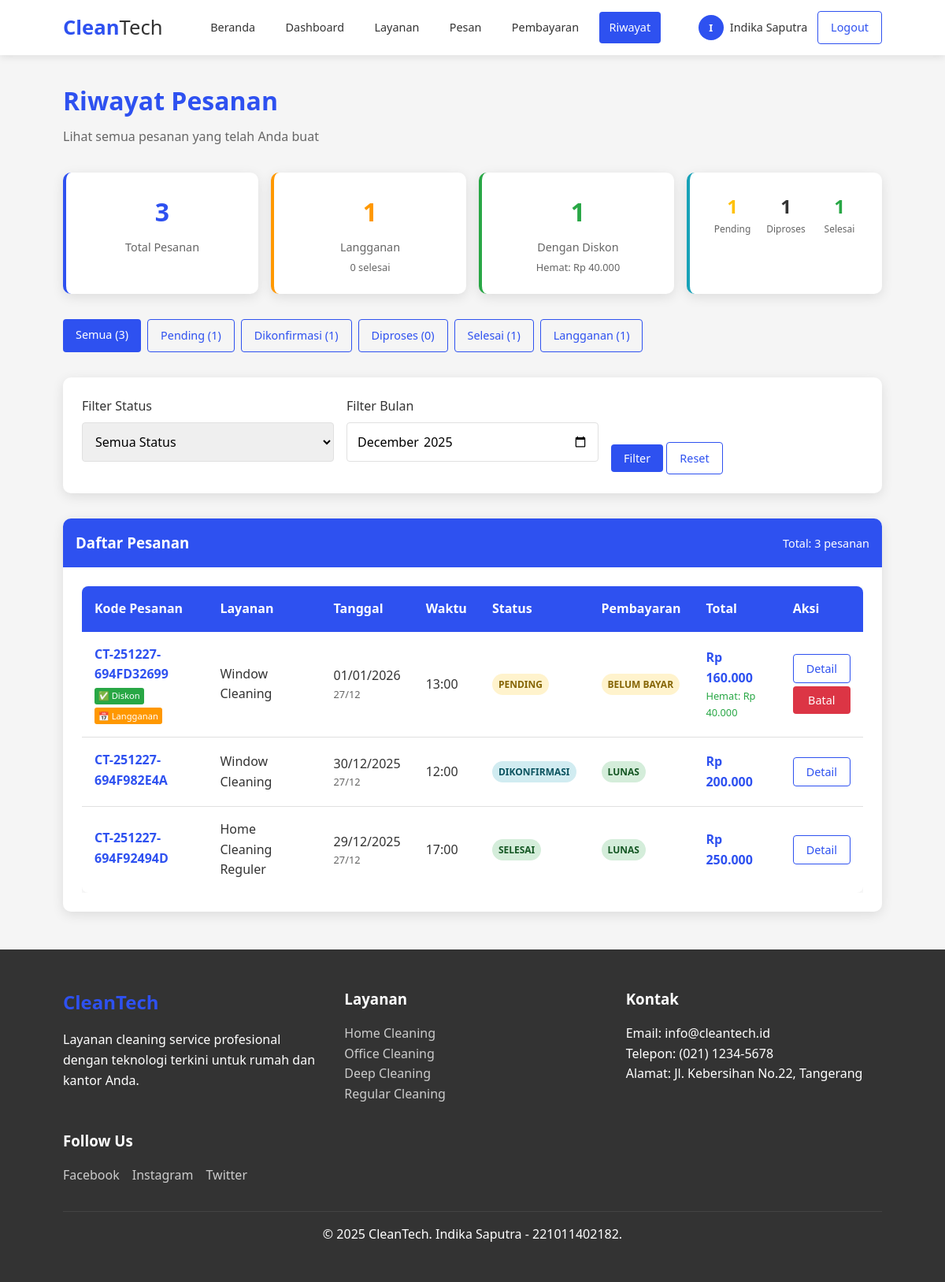
Screenshot of /user/history.php (signed in) with the database file from the repository.
### tables this page shows
CREATE TABLE `orders` (
  `id` int(11) NOT NULL,
  `order_code` varchar(20) NOT NULL,
  `user_id` int(11) NOT NULL,
  `service_id` int(11) NOT NULL,
  `order_date` date NOT NULL,
  `order_time` time NOT NULL,
  `address` text NOT NULL,
  `total_price` decimal(10,2) NOT NULL,
  `discount` decimal(10,2) DEFAULT 0.00,
  `final_price` decimal(10,2) NOT NULL,
  `status` enum('pending','confirmed','processing','completed','cancelled') DEFAULT 'pending',
  `payment_status` enum('pending','paid','failed') DEFAULT 'pending',
  `payment_method` varchar(50) DEFAULT NULL,
  `notes` text DEFAULT NULL,
  `created_at` timestamp NOT NULL DEFAULT current_timestamp(),
  `payment_proof` varchar(255) DEFAULT NULL,
  `payment_notes` text DEFAULT NULL,
  `payment_date` timestamp NULL DEFAULT NULL,
  `discount_type` varchar(50) DEFAULT NULL,
  `discount_id` int(11) DEFAULT NULL,
  `is_monthly_subscription` tinyint(1) DEFAULT 0,
  `subscription_months` int(11) DEFAULT 1,
  `parent_order_id` int(11) DEFAULT NULL,
  `discount_name` varchar(100) DEFAULT NULL
);

CREATE TABLE `services` (
  `id` int(11) NOT NULL,
  `name` varchar(100) NOT NULL,
  `description` text DEFAULT NULL,
  `price` decimal(10,2) NOT NULL,
  `duration_hours` int(11) DEFAULT 1,
  `image_url` varchar(255) DEFAULT NULL,
  `is_active` tinyint(1) DEFAULT 1,
  `created_at` timestamp NOT NULL DEFAULT current_timestamp()
);

### user/history.php (the view, shortened to what the rows shown need)
<?php
require_once '../config/database.php';
$user_id = $_SESSION['user_id'];
$filter_month = isset($_GET['month']) ? clean_input($_GET['month']) : date('Y-m');
$query = "SELECT o.*, s.name as service_name, s.duration_hours
          FROM orders o
          JOIN services s ON o.service_id = s.id
          WHERE o.user_id = ?";
$params = [$user_id];
$types = "i";
if ($filter_month) {
    $query .= " AND DATE_FORMAT(o.created_at, '%Y-%m') = ?";
    $params[] = $filter_month;
    $types .= "s";
}
$query .= " ORDER BY o.created_at DESC";
$stmt = mysqli_prepare($conn, $query);
if ($params) {
    mysqli_stmt_bind_param($stmt, $types, ...$params);
}
mysqli_stmt_execute($stmt);
$orders_result = mysqli_stmt_get_result($stmt);
include '../includes/header.php';
?>
<div style="margin: 2rem 0;">
    <h1 style="color: var(--primary-color); margin-bottom: 0.5rem;">Riwayat Pesanan</h1>
</div>
<div class="card">
    <div class="card-body">
        <?php if (mysqli_num_rows($orders_result) > 0): ?>
            <div class="table-responsive">
                <table class="table">
                    <thead>
                        <tr>
                            <th>Kode Pesanan</th>
                            <th>Layanan</th>
                            <th>Tanggal</th>
                            <th>Waktu</th>
                            <th>Status</th>
                            <th>Pembayaran</th>
                            <th>Total</th>
                            <th>Aksi</th>
                        </tr>
                    </thead>
                    <tbody>
                        <?php while ($order = mysqli_fetch_assoc($orders_result)): ?>
                            <tr>
                                <td>
                                    <div style="font-weight: bold; color: var(--primary-color);">
                                        <?php echo htmlspecialchars($order['order_code']); ?>
                                    </div>
                                    <div style="display: flex; flex-wrap: wrap; gap: 0.25rem; margin-top: 0.25rem;">
                                        <?php if ($order['discount'] > 0): ?>
                                            <span style="background-color: var(--success-color); color: white; padding: 0.1rem 0.3rem; border-radius: 3px; font-size: 0.7rem;">
                                                ✅ Diskon
                                            </span>
                                        <?php endif; ?>
                                        <?php if ($order['is_monthly_subscription']): ?>
                                            <span style="background-color: #ff9800; color: white; padding: 0.1rem 0.3rem; border-radius: 3px; font-size: 0.7rem;">
                                                📅 Langganan
                                            </span>
                                        <?php endif; ?>
                                    </div>
                                </td>
                                <td><?php echo htmlspecialchars($order['service_name']); ?></td>
                                <td>
                                    <div><?php echo date('d/m/Y', strtotime($order['order_date'])); ?></div>
                                    <div style="font-size: 0.8rem; color: #666;">
                                        <?php echo date('d/m', strtotime($order['created_at'])); ?>
                                    </div>
                                </td>
                                <td><?php echo substr($order['order_time'], 0, 5); ?></td>
                                <td>
                                    <?php
                                    $status_colors = [
                                        'pending' => 'badge-warning',
                                        'confirmed' => 'badge-info',
                                        'processing' => 'badge-primary',
                                        'completed' => 'badge-success',
                                        'cancelled' => 'badge-danger'
                                    ];
                                    $status_text = [
                                        'pending' => 'Pending',
                                        'confirmed' => 'Dikonfirmasi',
                                        'processing' => 'Diproses',
                                        'completed' => 'Selesai',
                                        'cancelled' => 'Dibatalkan'
                                    ];
                                    ?>
                                    <span class="badge <?php echo $status_colors[$order['status']]; ?>">
                                        <?php echo $status_text[$order['status']]; ?>
                                    </span>
                                </td>
                                <td>
                                    <?php
                                    $payment_status_colors = [
                                        'pending' => 'badge-warning',
                                        'paid' => 'badge-success',
                                        'failed' => 'badge-danger'
                                    ];
                                    $payment_status_text = [
                                        'pending' => 'Belum Bayar',
                                        'paid' => 'Lunas',
                                        'failed' => 'Gagal'
                                    ];
                                    ?>
                                    <span class="badge <?php echo $payment_status_colors[$order['payment_status']]; ?>">
                                        <?php echo $payment_status_text[$order['payment_status']]; ?>
                                    </span>
                                </td>
                                <td>
                                    <div style="font-weight: bold; color: var(--primary-color);">
                                        Rp <?php echo number_format($order['final_price'], 0, ',', '.'); ?>
                                    </div>
                                    <?php if ($order['discount'] > 0): ?>
                                        <div style="font-size: 0.8rem; color: var(--success-color);">
                                            Hemat: Rp <?php echo number_format($order['discount'], 0, ',', '.'); ?>
                                        </div>
                                    <?php endif; ?>
                                </td>
                                <td>
                                    <div style="display: flex; flex-direction: column; gap: 0.25rem;">
                                        <button onclick="viewOrderDetail(<?php echo $order['id']; ?>)"
                                            class="btn btn-sm btn-secondary" style="width: 100%;">
                                            Detail
                                        </button>
                                        <?php if ($order['status'] == 'pending'): ?>
                                            <button onclick="cancelOrder(<?php echo $order['id']; ?>)"
                                                class="btn btn-sm btn-danger" style="width: 100%;">
                                                Batal
                                            </button>
                                        <?php endif; ?>
                                    </div>
                                </td>
                            </tr>
                        <?php endwhile; ?>
                    </tbody>
                </table>
            </div>
        <?php endif; ?>
    </div>
</div>
<?php include '../includes/footer.php'; ?>

### rows the page displays
orders: order_code "CT-251227-694FD32699", shows "✅ Diskon", is_monthly_subscription "📅 Langganan", service.name "Window Cleaning", order_date "01/01/2026", created_at "27/12", order_time "13:00", status "PENDING", payment_status "BELUM BAYAR", final_price "160.000", discount "40.000"
orders: order_code "CT-251227-694F982E4A", service.name "Window Cleaning", order_date "30/12/2025", created_at "27/12", order_time "12:00", status "DIKONFIRMASI", payment_status "LUNAS", final_price "200.000"
orders: order_code "CT-251227-694F92494D", service.name "Home Cleaning Reguler", order_date "29/12/2025", created_at "27/12", order_time "17:00", status "SELESAI", payment_status "LUNAS", final_price "250.000", $order['id'] 1 (drawn)

### other values shown
substr($_SESSION['user_name'], 0, 1) "I"
$_SESSION['user_name'] "Indika Saputra"
$status_counts['all'] "3"
$subscription_stats['total_subscription'] "1"
$subscription_stats['completed_subscription'] "0"
$discount_stats['total_with_discount'] "1"
$discount_stats['total_discount_amount'] "40.000"
$status_counts['pending'] "1"
$status_counts['confirmed'] + $status_counts['processing'] "1"
$status_counts['completed'] "1"
$status_counts['confirmed'] "1"
$status_counts['processing'] "0"
mysqli_num_rows($orders_result) "3"
